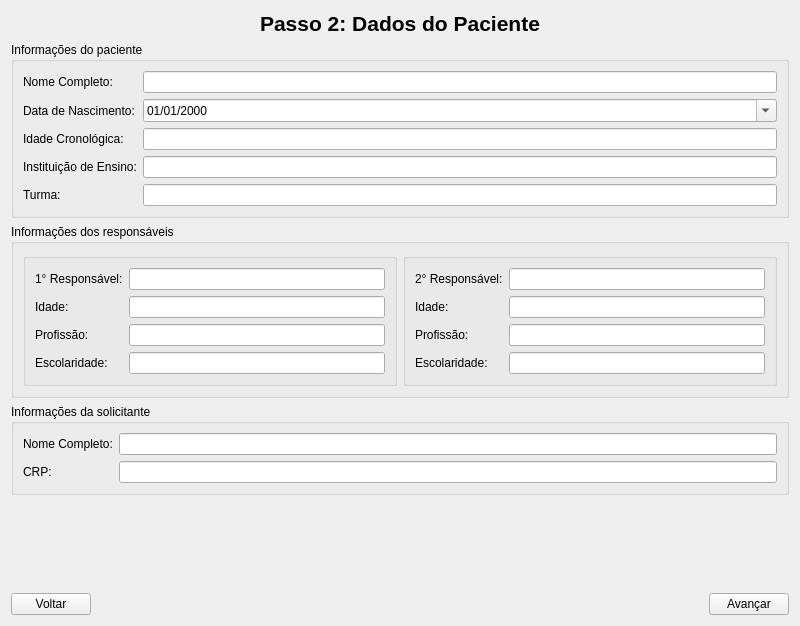
<?xml version="1.0" encoding="UTF-8"?>
<ui version="4.0">
 <class>TelaPaciente</class>
 <widget class="QWidget" name="TelaPaciente">
  <property name="geometry">
   <rect>
    <x>0</x>
    <y>0</y>
    <width>800</width>
    <height>626</height>
   </rect>
  </property>
  <property name="windowTitle">
   <string>Form</string>
  </property>
  <layout class="QVBoxLayout" name="verticalLayout">
   <item>
    <widget class="QLabel" name="label_titulo">
     <property name="font">
      <font>
       <pointsize>16</pointsize>
       <bold>true</bold>
      </font>
     </property>
     <property name="text">
      <string>Passo 2: Dados do Paciente</string>
     </property>
     <property name="alignment">
      <set>Qt::AlignmentFlag::AlignCenter</set>
     </property>
    </widget>
   </item>
   <item>
    <widget class="QGroupBox" name="groupBox">
     <property name="title">
      <string>Informações do paciente</string>
     </property>
     <layout class="QFormLayout" name="formLayout">
      <item row="0" column="0">
       <widget class="QLabel" name="label_nome">
        <property name="text">
         <string>Nome Completo:</string>
        </property>
       </widget>
      </item>
      <item row="0" column="1">
       <widget class="QLineEdit" name="lineEdit_nome"/>
      </item>
      <item row="1" column="0">
       <widget class="QLabel" name="label_nascimento">
        <property name="text">
         <string>Data de Nascimento:</string>
        </property>
       </widget>
      </item>
      <item row="1" column="1">
       <widget class="QDateEdit" name="dateEdit_nascimento">
        <property name="displayFormat">
         <string>dd/MM/yyyy</string>
        </property>
        <property name="calendarPopup">
         <bool>true</bool>
        </property>
       </widget>
      </item>
      <item row="2" column="0">
       <widget class="QLabel" name="label_idade_crono">
        <property name="text">
         <string>Idade Cronológica:</string>
        </property>
       </widget>
      </item>
      <item row="2" column="1">
       <widget class="QLineEdit" name="lineEdit_idade_crono"/>
      </item>
      <item row="3" column="0">
       <widget class="QLabel" name="label_escola">
        <property name="text">
         <string>Instituição de Ensino:</string>
        </property>
       </widget>
      </item>
      <item row="3" column="1">
       <widget class="QLineEdit" name="lineEdit_escola"/>
      </item>
      <item row="4" column="0">
       <widget class="QLabel" name="label_turma">
        <property name="text">
         <string>Turma:</string>
        </property>
       </widget>
      </item>
      <item row="4" column="1">
       <widget class="QLineEdit" name="lineEdit_turma"/>
      </item>
     </layout>
    </widget>
   </item>
   <item>
    <widget class="QGroupBox" name="groupBox_2">
     <property name="title">
      <string>Informações dos responsáveis</string>
     </property>
     <layout class="QGridLayout" name="gridLayout">
      <item row="0" column="0">
       <widget class="QGroupBox" name="groupBox_3">
        <property name="enabled">
         <bool>true</bool>
        </property>
        <property name="title">
         <string/>
        </property>
        <layout class="QFormLayout" name="formLayout_2">
         <item row="0" column="0">
          <widget class="QLabel" name="label_resp1_nome">
           <property name="text">
            <string>1° Responsável:</string>
           </property>
          </widget>
         </item>
         <item row="5" column="0">
          <widget class="QLabel" name="label_resp1_escolaridade">
           <property name="text">
            <string>Escolaridade:</string>
           </property>
          </widget>
         </item>
         <item row="0" column="1">
          <widget class="QLineEdit" name="lineEdit_resp1_nome"/>
         </item>
         <item row="5" column="1">
          <widget class="QLineEdit" name="lineEdit_resp1_escolaridade"/>
         </item>
         <item row="2" column="0">
          <widget class="QLabel" name="label_resp1_idade">
           <property name="text">
            <string>Idade:</string>
           </property>
          </widget>
         </item>
         <item row="3" column="0">
          <widget class="QLabel" name="label_resp1_profissao">
           <property name="text">
            <string>Profissão:</string>
           </property>
          </widget>
         </item>
         <item row="2" column="1">
          <widget class="QLineEdit" name="lineEdit_resp1_idade"/>
         </item>
         <item row="3" column="1">
          <widget class="QLineEdit" name="lineEdit_resp1_profissao"/>
         </item>
        </layout>
       </widget>
      </item>
      <item row="0" column="1">
       <widget class="QGroupBox" name="groupBox_4">
        <property name="title">
         <string/>
        </property>
        <layout class="QFormLayout" name="formLayout_3">
         <item row="0" column="0">
          <widget class="QLabel" name="label_resp2_nome">
           <property name="text">
            <string>2° Responsável:</string>
           </property>
          </widget>
         </item>
         <item row="3" column="0">
          <widget class="QLabel" name="label_resp2_escolaridade">
           <property name="text">
            <string>Escolaridade:</string>
           </property>
          </widget>
         </item>
         <item row="2" column="0">
          <widget class="QLabel" name="label_resp2_profissao">
           <property name="text">
            <string>Profissão:</string>
           </property>
          </widget>
         </item>
         <item row="1" column="0">
          <widget class="QLabel" name="label_resp2_idade">
           <property name="text">
            <string>Idade:</string>
           </property>
          </widget>
         </item>
         <item row="0" column="1">
          <widget class="QLineEdit" name="lineEdit_resp2_nome"/>
         </item>
         <item row="1" column="1">
          <widget class="QLineEdit" name="lineEdit_resp2_idade"/>
         </item>
         <item row="2" column="1">
          <widget class="QLineEdit" name="lineEdit_resp2_profissao"/>
         </item>
         <item row="3" column="1">
          <widget class="QLineEdit" name="lineEdit_resp2_escolaridade"/>
         </item>
        </layout>
       </widget>
      </item>
     </layout>
    </widget>
   </item>
   <item>
    <widget class="QGroupBox" name="groupBox_5">
     <property name="title">
      <string>Informações da solicitante</string>
     </property>
     <layout class="QFormLayout" name="formLayout_4">
      <item row="0" column="0">
       <widget class="QLabel" name="label_solicitante_nome">
        <property name="text">
         <string>Nome Completo:</string>
        </property>
       </widget>
      </item>
      <item row="1" column="0">
       <widget class="QLabel" name="label_solicitante_crp">
        <property name="text">
         <string>CRP:</string>
        </property>
       </widget>
      </item>
      <item row="0" column="1">
       <widget class="QLineEdit" name="lineEdit_solicitante_nome"/>
      </item>
      <item row="1" column="1">
       <widget class="QLineEdit" name="lineEdit_solicitante_crp"/>
      </item>
     </layout>
    </widget>
   </item>
   <item>
    <spacer name="verticalSpacer">
     <property name="orientation">
      <enum>Qt::Orientation::Vertical</enum>
     </property>
     <property name="sizeHint" stdset="0">
      <size>
       <width>20</width>
       <height>40</height>
      </size>
     </property>
    </spacer>
   </item>
   <item>
    <layout class="QHBoxLayout" name="horizontalLayout">
     <item>
      <widget class="QPushButton" name="btn_voltar">
       <property name="text">
        <string>Voltar</string>
       </property>
      </widget>
     </item>
     <item>
      <spacer name="horizontalSpacer">
       <property name="orientation">
        <enum>Qt::Orientation::Horizontal</enum>
       </property>
       <property name="sizeHint" stdset="0">
        <size>
         <width>40</width>
         <height>20</height>
        </size>
       </property>
      </spacer>
     </item>
     <item>
      <widget class="QPushButton" name="btn_avancar">
       <property name="text">
        <string>Avançar</string>
       </property>
      </widget>
     </item>
    </layout>
   </item>
  </layout>
 </widget>
 <resources/>
 <connections/>
</ui>
